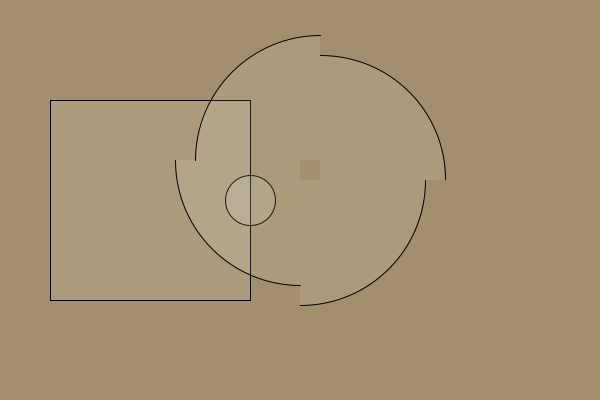
Frame 1 (no input)
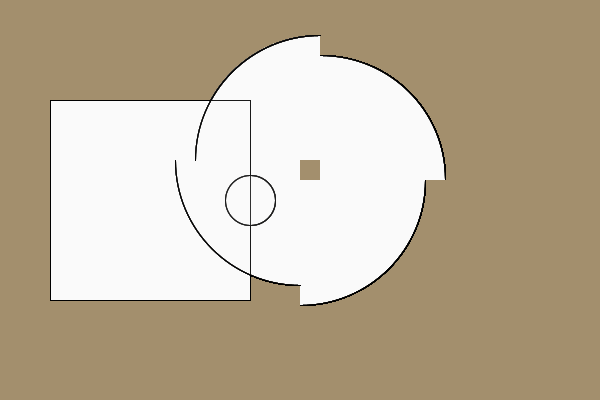
Frame 60 (the mouse pressed at the canvas centre just before this capture)
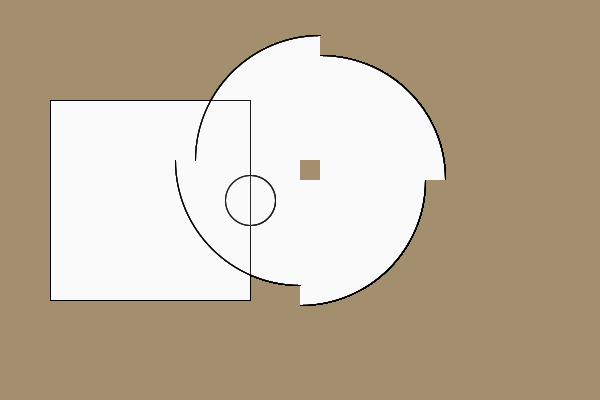
Frame 120 (the mouse held since frame 60 and released just before this capture)

The Processing sketch that drew these frames (run headless with seeded random() and noise(); from frame 60 on, the mouse is pressed at the canvas centre):

// Processing sketch: arcRadianPractice
// ── arcRadianPractice.pde
void setup() {
  size(600, 400);
  background(163, 143, 109);
}

void draw() {
  smooth();
  fill(255, 25);
  rect(50, 100, 200, 200);
  ellipse(250, 200, 25*2, 25*2);

  arc(300, 180, 250, 250, 
  radians(0), 
  radians(90));

  arc(300, 160, 250, 250, 
  radians(90), 
  radians(180));

  arc(320, 160, 250, 250, 
  radians(180), 
  radians(270));

  arc(320, 180, 250, 250, 
  radians(270), 
  radians(360));
}
